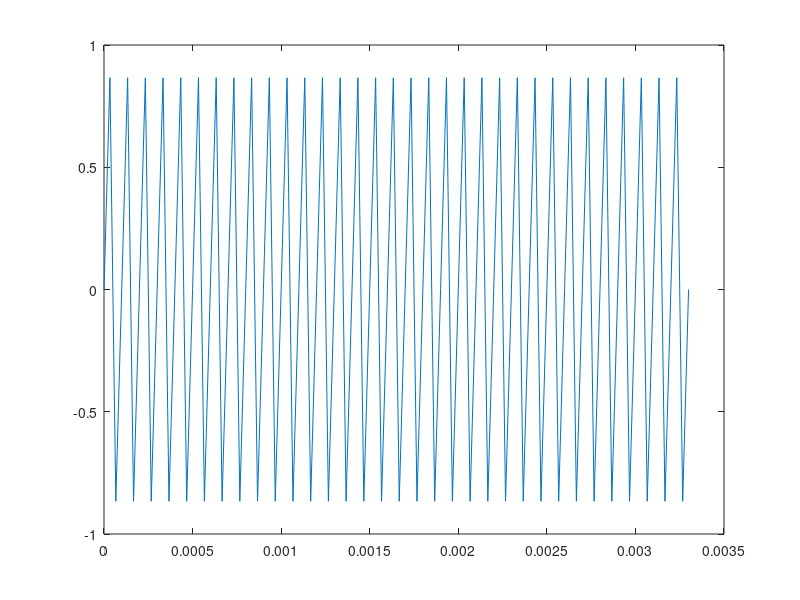

This chart was generated by the following MATLAB code: (Note: this script raises an error after producing the figure.)

x1 = rand(10000,1);
x2 = rand(10000,1)*3;
x3 = x1+x2;


 t = [0:1/30000:0.2];
 A = 1;
 f =10000;
 y = A*sin(2*pi*f*t);
 plot(t(1:100),y(1:100))

a==0
while a == 0
    
%  player = audioplayer(y.*rand(1,1),100,16)
% stop(player)
player = audioplayer(y(1:50).*rand(1,50),100,16)
% pause(player)
play(player)
% stop(player)
end